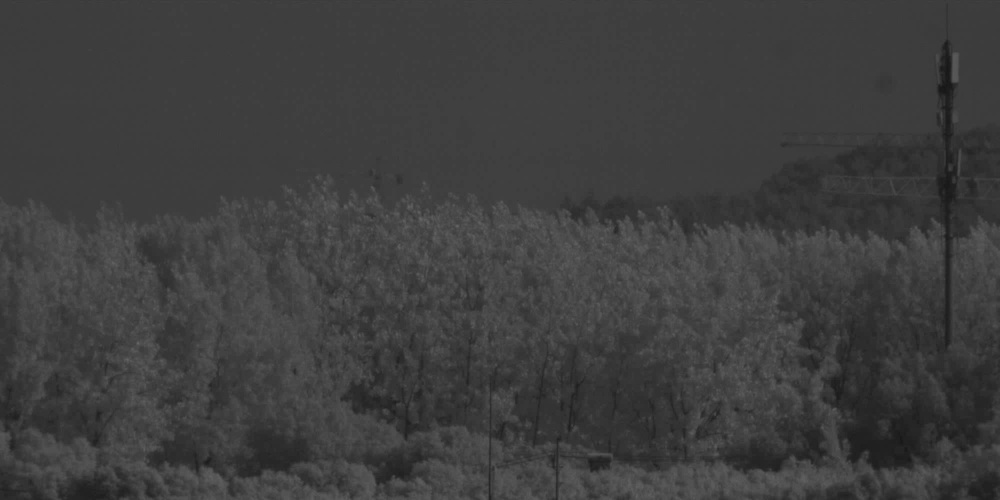
#> input picture output_video_png2/frame_0000.jpg, 1000 x 500 px, shrunk from 2000 x 1000 before the run
$ python segement-test.py
#> lines starting #> are read from the running program, lines starting #| are printed output that depends on the picture; after the words box and inside, x2 and y2 are one past the last pixel; in counts of white or black regions, pixels touching at a corner belong together
import cv2
import numpy as np


def segment_and_display_objects(image_path, max_width, max_height, min_width, min_height):
    """
    对图像进行分割，并在原图像上显示符合大小要求的目标物体及其中心坐标。

    参数:
    image_path: 输入图像的路径。
    max_width: 目标物体允许的最大宽度。
    max_height: 目标物体允许的最大高度。

    返回:
    center_points: 每个分割物体的中心坐标列表。
    """
#> called with image_path = '../output_video_png2/frame_0000.jpg', max_width = 20, max_height = 20, min_width = 10, min_height = 10

    # 读取图像
    img = cv2.imread(image_path)
#> img is the input picture: shape (500, 1000, 3); min 21, max 101, mean 62.3
    gray_img = cv2.cvtColor(img, cv2.COLOR_BGR2GRAY)

    # 去噪 (例如使用高斯滤波)
    denoised = cv2.GaussianBlur(gray_img, (5, 5), 0)

    # 增强对比度 (CLAHE)
    clahe = cv2.createCLAHE(clipLimit=2.0, tileGridSize=(8, 8))
    enhanced_img = clahe.apply(denoised)
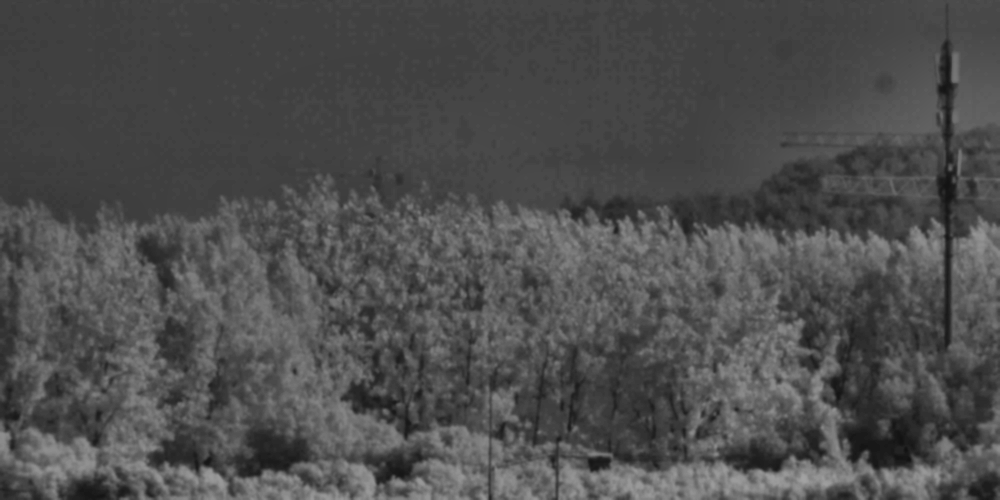
#> enhanced_img: shape (500, 1000); min 18, max 163, mean 77.5

    # 边缘检测 (Canny)
    edges = cv2.Canny(enhanced_img, threshold1=50, threshold2=150)
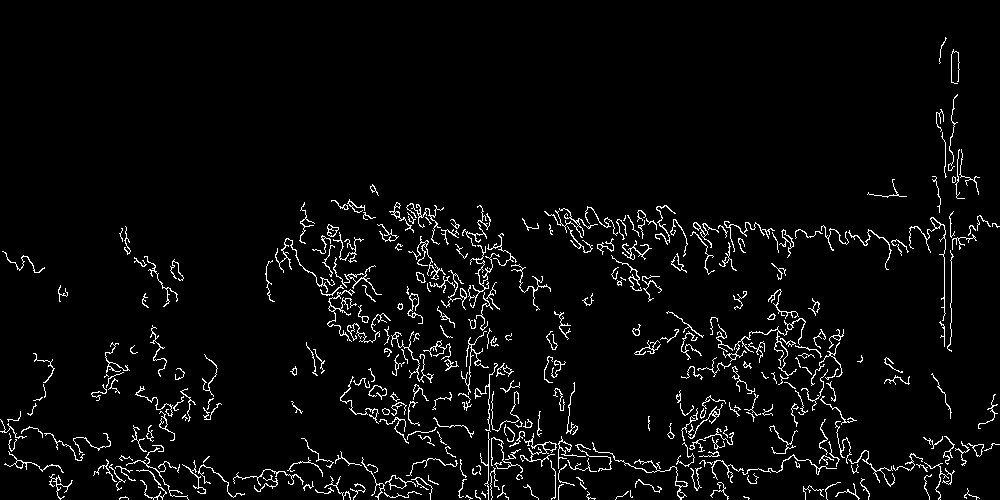
#> edges: shape (500, 1000); 4% white in thin lines or dots

    # 形态学处理
    kernel = np.ones((3, 3), np.uint8)
    morph_img = cv2.morphologyEx(edges, cv2.MORPH_CLOSE, kernel)
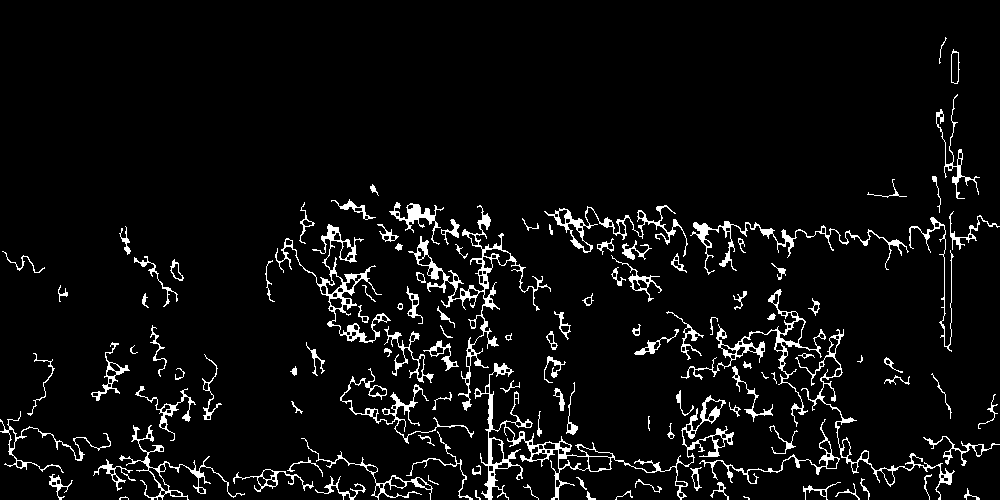
#> morph_img: shape (500, 1000); 5.5% white in thin lines or dots

    # 连通区域分析
    num_labels, labels_im = cv2.connectedComponents(morph_img)
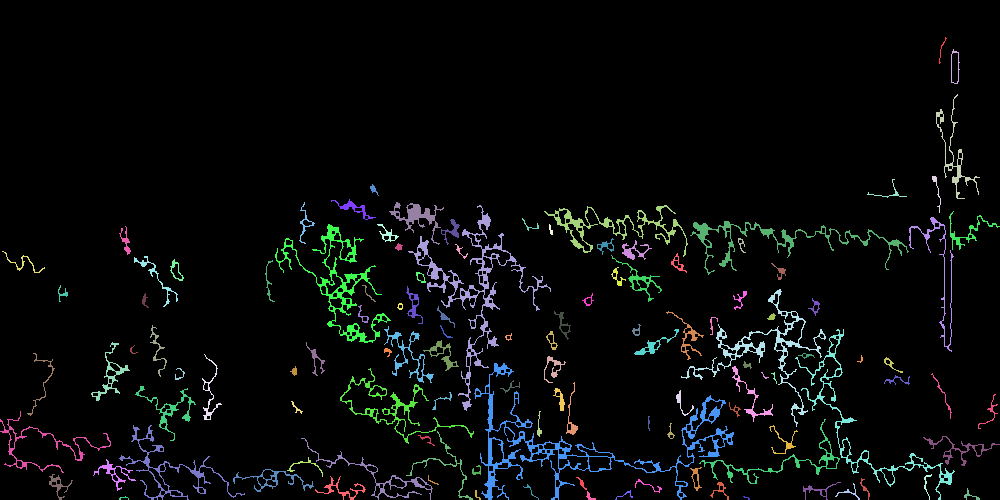
#> labels_im: shape (500, 1000) int32; 121 distinct labels, from 0 to 120; one colour per label, 0 black
#> num_labels = 121

    # 存储中心坐标的列表
    center_points = []

    # 遍历所有连通区域，筛选符合要求的区域
    for label in range(1, num_labels):  # 忽略背景标签 0
        mask = np.array(labels_im == label, dtype="uint8") * 255
        contours, _ = cv2.findContours(mask, cv2.RETR_EXTERNAL, cv2.CHAIN_APPROX_SIMPLE)

        for contour in contours:
            x, y, w, h = cv2.boundingRect(contour)  # 获取每个连通区域的边界框
            if w <= max_width and h <= max_height and w >= min_width and h >= min_height:  # 根据定义的宽度和高度筛选目标
                # 在原图像上画出矩形框
                cv2.rectangle(img, (x, y), (x + w, y + h), (0, 255, 0), 2)

                # 计算中心坐标
                center_x = x + w // 2
                center_y = y + h // 2
                center_points.append((center_x, center_y))

                # 在图像上标记中心点
                #cv2.circle(img, (center_x, center_y), 5, (255, 0, 0), -1)  # 蓝色中心点

                # 在中心点上显示坐标
                cv2.putText(img, f"({center_x}, {center_y})", (center_x - 20, center_y - 10),
                            cv2.FONT_HERSHEY_SIMPLEX, 0.5, (255, 255, 255), 1)
#> this loop made 120 passes
#> pass 1, in segment_and_display_objects, `mask = np.array(labels_im == label, dtype="uint8") * 255`:
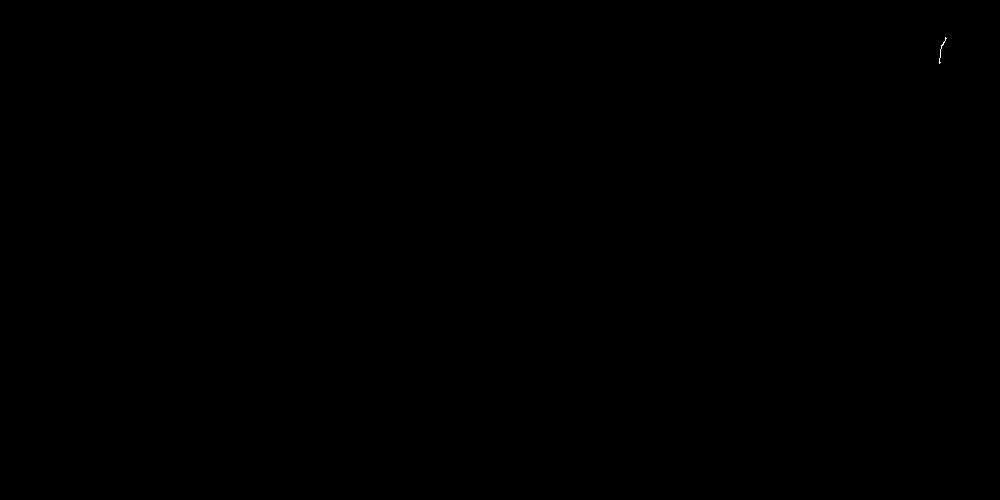
#> mask: shape (500, 1000); 0.01% white in thin lines or dots, all inside (x1, y1, x2, y2) = (939, 37, 947, 64)
#> pass 3, in segment_and_display_objects, `mask = np.array(labels_im == label, dtype="uint8") * 255`:
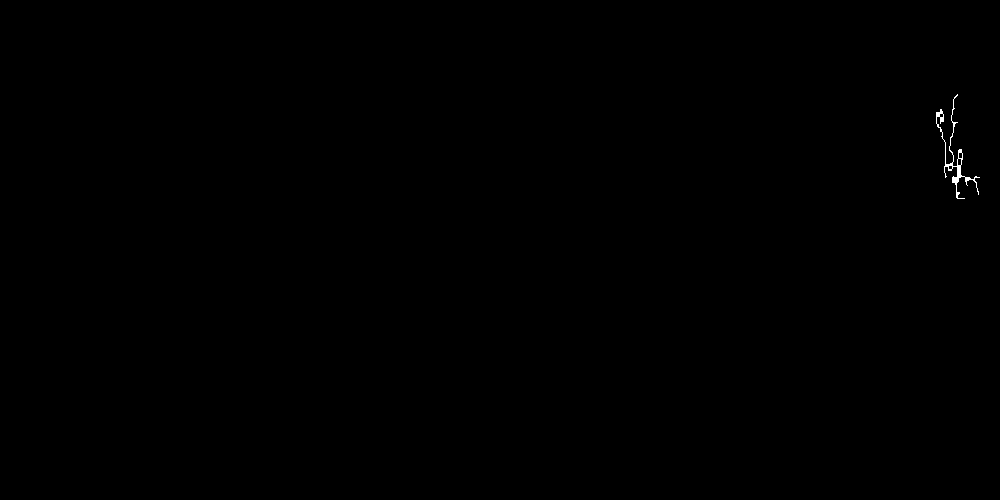
#> mask: shape (500, 1000); 0.1% white in thin lines or dots, all inside (x1, y1, x2, y2) = (936, 94, 980, 199)
#> after the loop:
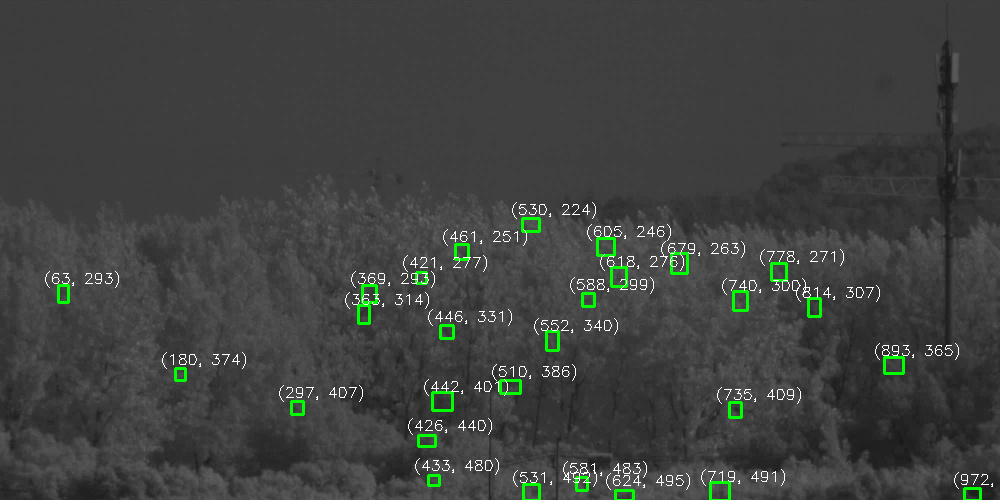
#> img: shape (500, 1000, 3); 1.93% of pixels changed, all inside (x1, y1, x2, y2) = (45, 202, 993, 500)
#> after the loop: mask: shape (500, 1000); 0% white in thin lines or dots, all inside (x1, y1, x2, y2) = (743, 496, 750, 500)
#> after the loop, center_points = 28 pairs, first value 63 to 972, second value 224 to 495

    # 显示结果
    cv2.imshow('Segmented Image with Bounding Boxes and Centers', img)
    cv2.waitKey(0)
    cv2.destroyAllWindows()

    return center_points  # 返回中心坐标列表


# 示例调用
image_path = '../output_video_png2/frame_0000.jpg'  # 输入图像路径
max_width = 20  # 可调整的最大宽度
max_height = 20  # 可调整的最大高度
min_width= 10
min_height= 10
# 调用函数并获取中心坐标
centers = segment_and_display_objects(image_path, max_width, max_height, min_width, min_height)
#> centers has the same summary as center_points in segment_and_display_objects

# 输出中心坐标
print("物体的中心坐标:", centers)
#> (printed output is left out)
